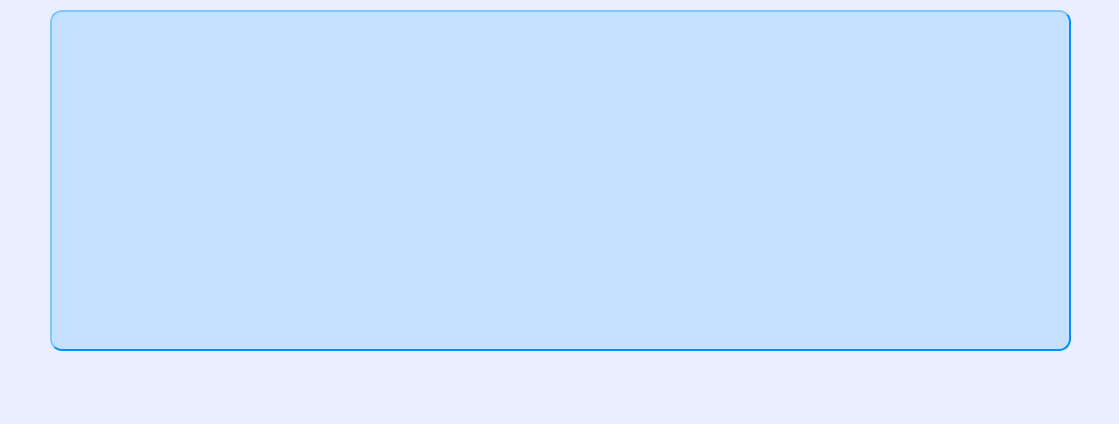
<?xml version="1.0" encoding="UTF-8"?>
<ui version="4.0">
 <class>WindowMBK</class>
 <widget class="QMainWindow" name="WindowMBK">
  <property name="geometry">
   <rect>
    <x>0</x>
    <y>0</y>
    <width>1119</width>
    <height>424</height>
   </rect>
  </property>
  <property name="windowTitle">
   <string>MainWindow</string>
  </property>
  <property name="styleSheet">
   <string notr="true">  background-color: rgb(233, 239, 255);
</string>
  </property>
  <widget class="QWidget" name="centralwidget">
   <widget class="QListWidget" name="listWidget">
    <property name="geometry">
     <rect>
      <x>50</x>
      <y>10</y>
      <width>1021</width>
      <height>341</height>
     </rect>
    </property>
    <property name="styleSheet">
     <string notr="true">    background-color: rgb(196, 225, 255);
    border-style: outset;
    border-width: 2px;
    border-radius: 12px;
    font: bold 14px;
    min-width: 7em;
    padding: 6px;
	border-color: rgb(0, 145, 255)</string>
    </property>
   </widget>
  </widget>
  <widget class="QMenuBar" name="menubar">
   <property name="geometry">
    <rect>
     <x>0</x>
     <y>0</y>
     <width>1119</width>
     <height>23</height>
    </rect>
   </property>
  </widget>
  <widget class="QStatusBar" name="statusbar"/>
 </widget>
 <resources/>
 <connections/>
</ui>
